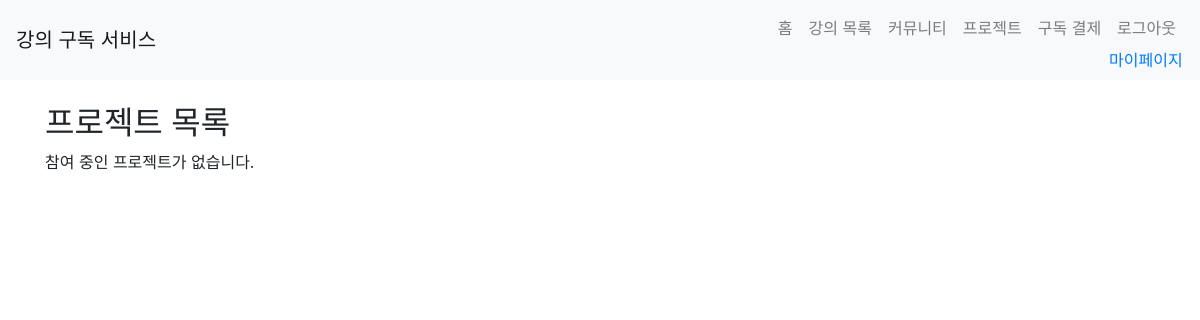
The page /project/list (signed in) on the database as committed earlier.
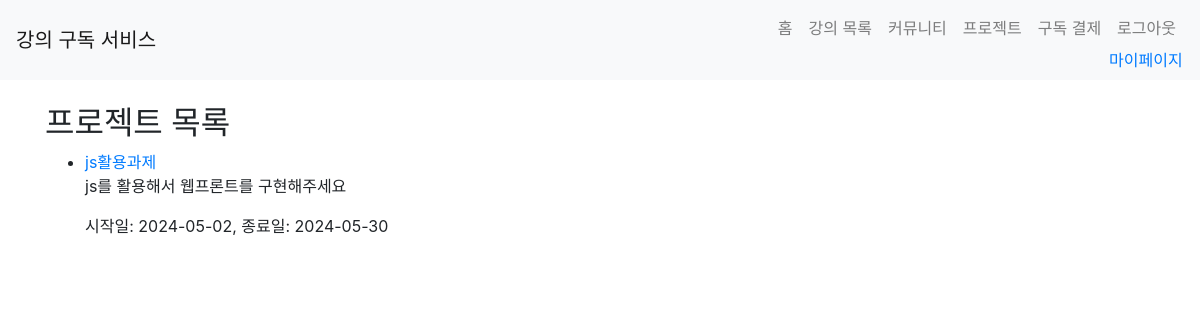
The same page on the database as committed later.
### app/models.py (models this page shows)
class Project(db.Model):
    id = db.Column(db.Integer, primary_key=True)
    title = db.Column(db.String(100), nullable=False)
    description = db.Column(db.Text, nullable=False)
    start_date = db.Column(db.Date, nullable=False)
    end_date = db.Column(db.Date, nullable=False)
    course_id = db.Column(db.Integer, db.ForeignKey('course.id'), nullable=False)
    course = db.relationship('Course', back_populates='projects')
    submissions = db.relationship('ProjectSubmission', backref='project', lazy=True)

### app/views/project.py (the view)
@bp.route('/list')
@login_required
def list():
    if current_user.is_teacher():
        courses = current_user.courses
        projects = Project.query.filter(Project.course_id.in_([course.id for course in courses])).all()
    else:
        enrollments = current_user.enrollments
        projects = Project.query.filter(Project.course_id.in_([enrollment.course_id for enrollment in enrollments])).all()
    return render_template('project/list.html', projects=projects)

### app/__init__.py (called while the page is built)
@login_manager.user_loader
def load_user(user_id):
    if user_id is not None:
        return User.query.get(int(user_id))
    return None

### app/models.py (called while the page is built)
    def is_teacher(self):
        return self.role == 'teacher'

### app/templates/project/list.html (shortened to what this page needs)
{% extends 'base.html' %}
{% block content %}
<h2>프로젝트 목록</h2>
{% if projects %}
<ul>
    {% for project in projects %}
    <li>
        <a href="{{ url_for('project.detail', project_id=project.id) }}">{{ project.title }}</a>
        <p>{{ project.description }}</p>
        <p>시작일: {{ project.start_date }}, 종료일: {{ project.end_date }}</p>
    </li>
    {% endfor %}
</ul>
{% else %}
<p>참여 중인 프로젝트가 없습니다.</p>
{% endif %}
{% endblock %}

Rows that differ between the two databases and show on the page:
added Project: title "js활용과제", description "js를 활용해서 웹프론트를 구현해주세요", start_date "2024-05-02", end_date "2024-05-30"
Other text that changed with them:
text no longer shown: "참여 중인 프로젝트가 없습니다."
